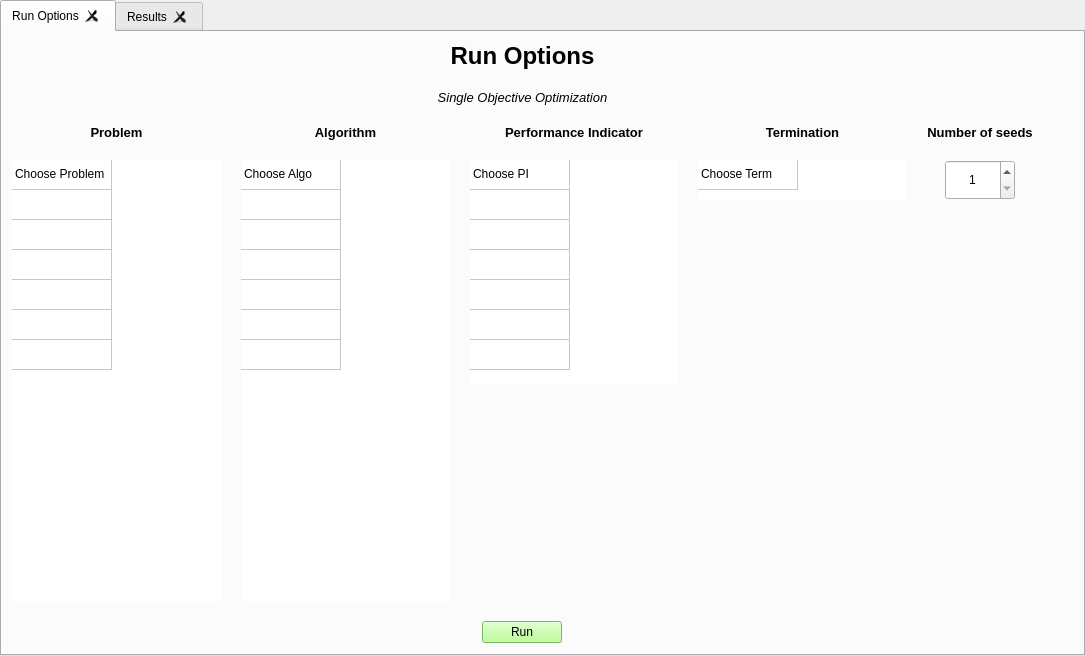
<?xml version="1.0" encoding="UTF-8"?>
<ui version="4.0">
 <class>TabWidget</class>
 <widget class="QTabWidget" name="TabWidget">
  <property name="geometry">
   <rect>
    <x>0</x>
    <y>0</y>
    <width>1085</width>
    <height>656</height>
   </rect>
  </property>
  <property name="windowTitle">
   <string>TabWidget</string>
  </property>
  <property name="currentIndex">
   <number>0</number>
  </property>
  <property name="tabsClosable">
   <bool>true</bool>
  </property>
  <property name="movable">
   <bool>false</bool>
  </property>
  <widget class="QWidget" name="options_tab">
   <attribute name="title">
    <string>Run Options</string>
   </attribute>
   <widget class="QWidget" name="verticalLayoutWidget">
    <property name="geometry">
     <rect>
      <x>10</x>
      <y>10</y>
      <width>1021</width>
      <height>601</height>
     </rect>
    </property>
    <layout class="QVBoxLayout" name="verticalLayout">
     <property name="spacing">
      <number>20</number>
     </property>
     <property name="sizeConstraint">
      <enum>QLayout::SetDefaultConstraint</enum>
     </property>
     <property name="topMargin">
      <number>0</number>
     </property>
     <property name="bottomMargin">
      <number>0</number>
     </property>
     <item>
      <widget class="QLabel" name="label_6">
       <property name="font">
        <font>
         <pointsize>18</pointsize>
         <weight>75</weight>
         <bold>true</bold>
        </font>
       </property>
       <property name="text">
        <string>&lt;html&gt;&lt;head/&gt;&lt;body&gt;&lt;p align=&quot;center&quot;&gt;Run Options&lt;/p&gt;&lt;/body&gt;&lt;/html&gt;</string>
       </property>
       <property name="textFormat">
        <enum>Qt::AutoText</enum>
       </property>
       <property name="scaledContents">
        <bool>false</bool>
       </property>
       <property name="alignment">
        <set>Qt::AlignCenter</set>
       </property>
      </widget>
     </item>
     <item>
      <widget class="QLabel" name="soo_label">
       <property name="font">
        <font>
         <pointsize>18</pointsize>
         <weight>75</weight>
         <bold>true</bold>
        </font>
       </property>
       <property name="text">
        <string>&lt;html&gt;&lt;head/&gt;&lt;body&gt;&lt;p align=&quot;center&quot;&gt;&lt;span style=&quot; font-size:10pt; font-weight:400; font-style:italic;&quot;&gt;Single Objective Optimization&lt;/span&gt;&lt;/p&gt;&lt;/body&gt;&lt;/html&gt;</string>
       </property>
       <property name="textFormat">
        <enum>Qt::AutoText</enum>
       </property>
       <property name="scaledContents">
        <bool>false</bool>
       </property>
       <property name="alignment">
        <set>Qt::AlignCenter</set>
       </property>
      </widget>
     </item>
     <item>
      <layout class="QGridLayout" name="gridLayout_5">
       <item row="1" column="1">
        <widget class="QTableWidget" name="algo_table">
         <property name="layoutDirection">
          <enum>Qt::LeftToRight</enum>
         </property>
         <property name="autoFillBackground">
          <bool>false</bool>
         </property>
         <property name="frameShape">
          <enum>QFrame::NoFrame</enum>
         </property>
         <property name="frameShadow">
          <enum>QFrame::Plain</enum>
         </property>
         <property name="lineWidth">
          <number>0</number>
         </property>
         <property name="midLineWidth">
          <number>0</number>
         </property>
         <property name="verticalScrollBarPolicy">
          <enum>Qt::ScrollBarAsNeeded</enum>
         </property>
         <property name="horizontalScrollBarPolicy">
          <enum>Qt::ScrollBarAsNeeded</enum>
         </property>
         <property name="sizeAdjustPolicy">
          <enum>QAbstractScrollArea::AdjustToContents</enum>
         </property>
         <property name="wordWrap">
          <bool>true</bool>
         </property>
         <attribute name="horizontalHeaderVisible">
          <bool>false</bool>
         </attribute>
         <attribute name="verticalHeaderVisible">
          <bool>false</bool>
         </attribute>
         <row>
          <property name="text">
           <string>0</string>
          </property>
         </row>
         <row>
          <property name="text">
           <string>1</string>
          </property>
         </row>
         <row>
          <property name="text">
           <string>2</string>
          </property>
         </row>
         <row>
          <property name="text">
           <string>3</string>
          </property>
         </row>
         <row>
          <property name="text">
           <string>4</string>
          </property>
         </row>
         <row>
          <property name="text">
           <string>5</string>
          </property>
         </row>
         <row>
          <property name="text">
           <string>6</string>
          </property>
         </row>
         <column>
          <property name="text">
           <string>0</string>
          </property>
         </column>
         <item row="0" column="0">
          <property name="text">
           <string>Choose Algo</string>
          </property>
         </item>
        </widget>
       </item>
       <item row="0" column="4">
        <widget class="QLabel" name="label">
         <property name="font">
          <font>
           <pointsize>10</pointsize>
           <weight>75</weight>
           <bold>true</bold>
          </font>
         </property>
         <property name="text">
          <string>Number of seeds</string>
         </property>
         <property name="alignment">
          <set>Qt::AlignCenter</set>
         </property>
         <property name="wordWrap">
          <bool>true</bool>
         </property>
        </widget>
       </item>
       <item row="0" column="2">
        <widget class="QLabel" name="label_5">
         <property name="font">
          <font>
           <pointsize>10</pointsize>
           <weight>75</weight>
           <bold>true</bold>
          </font>
         </property>
         <property name="text">
          <string>Performance Indicator</string>
         </property>
         <property name="alignment">
          <set>Qt::AlignCenter</set>
         </property>
         <property name="wordWrap">
          <bool>true</bool>
         </property>
        </widget>
       </item>
       <item row="0" column="0">
        <widget class="QLabel" name="label_3">
         <property name="font">
          <font>
           <pointsize>10</pointsize>
           <weight>75</weight>
           <bold>true</bold>
          </font>
         </property>
         <property name="text">
          <string>Problem</string>
         </property>
         <property name="alignment">
          <set>Qt::AlignCenter</set>
         </property>
         <property name="wordWrap">
          <bool>true</bool>
         </property>
        </widget>
       </item>
       <item row="0" column="1">
        <widget class="QLabel" name="label_4">
         <property name="font">
          <font>
           <pointsize>10</pointsize>
           <weight>75</weight>
           <bold>true</bold>
          </font>
         </property>
         <property name="text">
          <string>Algorithm</string>
         </property>
         <property name="alignment">
          <set>Qt::AlignCenter</set>
         </property>
         <property name="wordWrap">
          <bool>true</bool>
         </property>
        </widget>
       </item>
       <item row="0" column="3">
        <widget class="QLabel" name="label_2">
         <property name="font">
          <font>
           <pointsize>10</pointsize>
           <weight>75</weight>
           <bold>true</bold>
          </font>
         </property>
         <property name="text">
          <string>Termination</string>
         </property>
         <property name="alignment">
          <set>Qt::AlignCenter</set>
         </property>
         <property name="wordWrap">
          <bool>true</bool>
         </property>
        </widget>
       </item>
       <item row="1" column="4" alignment="Qt::AlignHCenter|Qt::AlignTop">
        <widget class="QSpinBox" name="n_seeds_SpinBox">
         <property name="sizePolicy">
          <sizepolicy hsizetype="Minimum" vsizetype="Minimum">
           <horstretch>0</horstretch>
           <verstretch>0</verstretch>
          </sizepolicy>
         </property>
         <property name="minimumSize">
          <size>
           <width>70</width>
           <height>40</height>
          </size>
         </property>
         <property name="alignment">
          <set>Qt::AlignCenter</set>
         </property>
         <property name="minimum">
          <number>1</number>
         </property>
        </widget>
       </item>
       <item row="1" column="2" alignment="Qt::AlignTop">
        <widget class="QTableWidget" name="pi_table">
         <property name="sizePolicy">
          <sizepolicy hsizetype="Expanding" vsizetype="Fixed">
           <horstretch>0</horstretch>
           <verstretch>0</verstretch>
          </sizepolicy>
         </property>
         <property name="minimumSize">
          <size>
           <width>0</width>
           <height>200</height>
          </size>
         </property>
         <property name="layoutDirection">
          <enum>Qt::LeftToRight</enum>
         </property>
         <property name="autoFillBackground">
          <bool>false</bool>
         </property>
         <property name="frameShape">
          <enum>QFrame::NoFrame</enum>
         </property>
         <property name="frameShadow">
          <enum>QFrame::Plain</enum>
         </property>
         <property name="lineWidth">
          <number>0</number>
         </property>
         <property name="midLineWidth">
          <number>0</number>
         </property>
         <property name="verticalScrollBarPolicy">
          <enum>Qt::ScrollBarAsNeeded</enum>
         </property>
         <property name="horizontalScrollBarPolicy">
          <enum>Qt::ScrollBarAsNeeded</enum>
         </property>
         <property name="sizeAdjustPolicy">
          <enum>QAbstractScrollArea::AdjustToContents</enum>
         </property>
         <property name="wordWrap">
          <bool>true</bool>
         </property>
         <attribute name="horizontalHeaderVisible">
          <bool>false</bool>
         </attribute>
         <attribute name="verticalHeaderVisible">
          <bool>false</bool>
         </attribute>
         <row>
          <property name="text">
           <string>0</string>
          </property>
         </row>
         <row>
          <property name="text">
           <string>1</string>
          </property>
         </row>
         <row>
          <property name="text">
           <string>2</string>
          </property>
         </row>
         <row>
          <property name="text">
           <string>3</string>
          </property>
         </row>
         <row>
          <property name="text">
           <string>4</string>
          </property>
         </row>
         <row>
          <property name="text">
           <string>5</string>
          </property>
         </row>
         <row>
          <property name="text">
           <string>6</string>
          </property>
         </row>
         <column>
          <property name="text">
           <string>0</string>
          </property>
         </column>
         <item row="0" column="0">
          <property name="text">
           <string>Choose PI</string>
          </property>
         </item>
        </widget>
       </item>
       <item row="1" column="3" alignment="Qt::AlignTop">
        <widget class="QTableWidget" name="term_table">
         <property name="sizePolicy">
          <sizepolicy hsizetype="Expanding" vsizetype="Maximum">
           <horstretch>0</horstretch>
           <verstretch>0</verstretch>
          </sizepolicy>
         </property>
         <property name="maximumSize">
          <size>
           <width>16777215</width>
           <height>40</height>
          </size>
         </property>
         <property name="layoutDirection">
          <enum>Qt::LeftToRight</enum>
         </property>
         <property name="autoFillBackground">
          <bool>false</bool>
         </property>
         <property name="frameShape">
          <enum>QFrame::NoFrame</enum>
         </property>
         <property name="frameShadow">
          <enum>QFrame::Plain</enum>
         </property>
         <property name="lineWidth">
          <number>0</number>
         </property>
         <property name="midLineWidth">
          <number>0</number>
         </property>
         <property name="verticalScrollBarPolicy">
          <enum>Qt::ScrollBarAsNeeded</enum>
         </property>
         <property name="horizontalScrollBarPolicy">
          <enum>Qt::ScrollBarAsNeeded</enum>
         </property>
         <property name="sizeAdjustPolicy">
          <enum>QAbstractScrollArea::AdjustToContents</enum>
         </property>
         <property name="wordWrap">
          <bool>true</bool>
         </property>
         <attribute name="horizontalHeaderVisible">
          <bool>false</bool>
         </attribute>
         <attribute name="verticalHeaderVisible">
          <bool>false</bool>
         </attribute>
         <row>
          <property name="text">
           <string>0</string>
          </property>
         </row>
         <column>
          <property name="text">
           <string>0</string>
          </property>
         </column>
         <item row="0" column="0">
          <property name="text">
           <string>Choose Term</string>
          </property>
         </item>
        </widget>
       </item>
       <item row="1" column="0">
        <widget class="QTableWidget" name="prob_table">
         <property name="layoutDirection">
          <enum>Qt::LeftToRight</enum>
         </property>
         <property name="autoFillBackground">
          <bool>false</bool>
         </property>
         <property name="frameShape">
          <enum>QFrame::NoFrame</enum>
         </property>
         <property name="frameShadow">
          <enum>QFrame::Plain</enum>
         </property>
         <property name="lineWidth">
          <number>0</number>
         </property>
         <property name="midLineWidth">
          <number>0</number>
         </property>
         <property name="verticalScrollBarPolicy">
          <enum>Qt::ScrollBarAsNeeded</enum>
         </property>
         <property name="horizontalScrollBarPolicy">
          <enum>Qt::ScrollBarAlwaysOff</enum>
         </property>
         <property name="sizeAdjustPolicy">
          <enum>QAbstractScrollArea::AdjustToContents</enum>
         </property>
         <property name="wordWrap">
          <bool>true</bool>
         </property>
         <attribute name="horizontalHeaderVisible">
          <bool>false</bool>
         </attribute>
         <attribute name="verticalHeaderVisible">
          <bool>false</bool>
         </attribute>
         <row>
          <property name="text">
           <string>0</string>
          </property>
         </row>
         <row>
          <property name="text">
           <string>1</string>
          </property>
         </row>
         <row>
          <property name="text">
           <string>2</string>
          </property>
         </row>
         <row>
          <property name="text">
           <string>3</string>
          </property>
         </row>
         <row>
          <property name="text">
           <string>4</string>
          </property>
         </row>
         <row>
          <property name="text">
           <string>5</string>
          </property>
         </row>
         <row>
          <property name="text">
           <string>6</string>
          </property>
         </row>
         <column>
          <property name="text">
           <string>0</string>
          </property>
         </column>
         <item row="0" column="0">
          <property name="text">
           <string>Choose Problem</string>
          </property>
         </item>
        </widget>
       </item>
      </layout>
     </item>
     <item alignment="Qt::AlignHCenter">
      <widget class="QPushButton" name="run_button">
       <property name="sizePolicy">
        <sizepolicy hsizetype="Maximum" vsizetype="Maximum">
         <horstretch>0</horstretch>
         <verstretch>0</verstretch>
        </sizepolicy>
       </property>
       <property name="maximumSize">
        <size>
         <width>200</width>
         <height>60</height>
        </size>
       </property>
       <property name="palette">
        <palette>
         <active>
          <colorrole role="WindowText">
           <brush brushstyle="SolidPattern">
            <color alpha="255">
             <red>0</red>
             <green>0</green>
             <blue>0</blue>
            </color>
           </brush>
          </colorrole>
          <colorrole role="Button">
           <brush brushstyle="SolidPattern">
            <color alpha="255">
             <red>170</red>
             <green>255</green>
             <blue>127</blue>
            </color>
           </brush>
          </colorrole>
          <colorrole role="Light">
           <brush brushstyle="SolidPattern">
            <color alpha="255">
             <red>255</red>
             <green>255</green>
             <blue>255</blue>
            </color>
           </brush>
          </colorrole>
          <colorrole role="Midlight">
           <brush brushstyle="SolidPattern">
            <color alpha="255">
             <red>212</red>
             <green>255</green>
             <blue>191</blue>
            </color>
           </brush>
          </colorrole>
          <colorrole role="Dark">
           <brush brushstyle="SolidPattern">
            <color alpha="255">
             <red>85</red>
             <green>127</green>
             <blue>63</blue>
            </color>
           </brush>
          </colorrole>
          <colorrole role="Mid">
           <brush brushstyle="SolidPattern">
            <color alpha="255">
             <red>113</red>
             <green>170</green>
             <blue>84</blue>
            </color>
           </brush>
          </colorrole>
          <colorrole role="Text">
           <brush brushstyle="SolidPattern">
            <color alpha="255">
             <red>0</red>
             <green>0</green>
             <blue>0</blue>
            </color>
           </brush>
          </colorrole>
          <colorrole role="BrightText">
           <brush brushstyle="SolidPattern">
            <color alpha="255">
             <red>255</red>
             <green>255</green>
             <blue>255</blue>
            </color>
           </brush>
          </colorrole>
          <colorrole role="ButtonText">
           <brush brushstyle="SolidPattern">
            <color alpha="255">
             <red>0</red>
             <green>0</green>
             <blue>0</blue>
            </color>
           </brush>
          </colorrole>
          <colorrole role="Base">
           <brush brushstyle="SolidPattern">
            <color alpha="255">
             <red>255</red>
             <green>255</green>
             <blue>255</blue>
            </color>
           </brush>
          </colorrole>
          <colorrole role="Window">
           <brush brushstyle="SolidPattern">
            <color alpha="255">
             <red>170</red>
             <green>255</green>
             <blue>127</blue>
            </color>
           </brush>
          </colorrole>
          <colorrole role="Shadow">
           <brush brushstyle="SolidPattern">
            <color alpha="255">
             <red>0</red>
             <green>0</green>
             <blue>0</blue>
            </color>
           </brush>
          </colorrole>
          <colorrole role="AlternateBase">
           <brush brushstyle="SolidPattern">
            <color alpha="255">
             <red>212</red>
             <green>255</green>
             <blue>191</blue>
            </color>
           </brush>
          </colorrole>
          <colorrole role="ToolTipBase">
           <brush brushstyle="SolidPattern">
            <color alpha="255">
             <red>255</red>
             <green>255</green>
             <blue>220</blue>
            </color>
           </brush>
          </colorrole>
          <colorrole role="ToolTipText">
           <brush brushstyle="SolidPattern">
            <color alpha="255">
             <red>0</red>
             <green>0</green>
             <blue>0</blue>
            </color>
           </brush>
          </colorrole>
         </active>
         <inactive>
          <colorrole role="WindowText">
           <brush brushstyle="SolidPattern">
            <color alpha="255">
             <red>0</red>
             <green>0</green>
             <blue>0</blue>
            </color>
           </brush>
          </colorrole>
          <colorrole role="Button">
           <brush brushstyle="SolidPattern">
            <color alpha="255">
             <red>170</red>
             <green>255</green>
             <blue>127</blue>
            </color>
           </brush>
          </colorrole>
          <colorrole role="Light">
           <brush brushstyle="SolidPattern">
            <color alpha="255">
             <red>255</red>
             <green>255</green>
             <blue>255</blue>
            </color>
           </brush>
          </colorrole>
          <colorrole role="Midlight">
           <brush brushstyle="SolidPattern">
            <color alpha="255">
             <red>212</red>
             <green>255</green>
             <blue>191</blue>
            </color>
           </brush>
          </colorrole>
          <colorrole role="Dark">
           <brush brushstyle="SolidPattern">
            <color alpha="255">
             <red>85</red>
             <green>127</green>
             <blue>63</blue>
            </color>
           </brush>
          </colorrole>
          <colorrole role="Mid">
           <brush brushstyle="SolidPattern">
            <color alpha="255">
             <red>113</red>
             <green>170</green>
             <blue>84</blue>
            </color>
           </brush>
          </colorrole>
          <colorrole role="Text">
           <brush brushstyle="SolidPattern">
            <color alpha="255">
             <red>0</red>
             <green>0</green>
             <blue>0</blue>
            </color>
           </brush>
          </colorrole>
          <colorrole role="BrightText">
           <brush brushstyle="SolidPattern">
            <color alpha="255">
             <red>255</red>
             <green>255</green>
             <blue>255</blue>
            </color>
           </brush>
          </colorrole>
          <colorrole role="ButtonText">
           <brush brushstyle="SolidPattern">
            <color alpha="255">
             <red>0</red>
             <green>0</green>
             <blue>0</blue>
            </color>
           </brush>
          </colorrole>
          <colorrole role="Base">
           <brush brushstyle="SolidPattern">
            <color alpha="255">
             <red>255</red>
             <green>255</green>
             <blue>255</blue>
            </color>
           </brush>
          </colorrole>
          <colorrole role="Window">
           <brush brushstyle="SolidPattern">
            <color alpha="255">
             <red>170</red>
             <green>255</green>
             <blue>127</blue>
            </color>
           </brush>
          </colorrole>
          <colorrole role="Shadow">
           <brush brushstyle="SolidPattern">
            <color alpha="255">
             <red>0</red>
             <green>0</green>
             <blue>0</blue>
            </color>
           </brush>
          </colorrole>
          <colorrole role="AlternateBase">
           <brush brushstyle="SolidPattern">
            <color alpha="255">
             <red>212</red>
             <green>255</green>
             <blue>191</blue>
            </color>
           </brush>
          </colorrole>
          <colorrole role="ToolTipBase">
           <brush brushstyle="SolidPattern">
            <color alpha="255">
             <red>255</red>
             <green>255</green>
             <blue>220</blue>
            </color>
           </brush>
          </colorrole>
          <colorrole role="ToolTipText">
           <brush brushstyle="SolidPattern">
            <color alpha="255">
             <red>0</red>
             <green>0</green>
             <blue>0</blue>
            </color>
           </brush>
          </colorrole>
         </inactive>
         <disabled>
          <colorrole role="WindowText">
           <brush brushstyle="SolidPattern">
            <color alpha="255">
             <red>85</red>
             <green>127</green>
             <blue>63</blue>
            </color>
           </brush>
          </colorrole>
          <colorrole role="Button">
           <brush brushstyle="SolidPattern">
            <color alpha="255">
             <red>170</red>
             <green>255</green>
             <blue>127</blue>
            </color>
           </brush>
          </colorrole>
          <colorrole role="Light">
           <brush brushstyle="SolidPattern">
            <color alpha="255">
             <red>255</red>
             <green>255</green>
             <blue>255</blue>
            </color>
           </brush>
          </colorrole>
          <colorrole role="Midlight">
           <brush brushstyle="SolidPattern">
            <color alpha="255">
             <red>212</red>
             <green>255</green>
             <blue>191</blue>
            </color>
           </brush>
          </colorrole>
          <colorrole role="Dark">
           <brush brushstyle="SolidPattern">
            <color alpha="255">
             <red>85</red>
             <green>127</green>
             <blue>63</blue>
            </color>
           </brush>
          </colorrole>
          <colorrole role="Mid">
           <brush brushstyle="SolidPattern">
            <color alpha="255">
             <red>113</red>
             <green>170</green>
             <blue>84</blue>
            </color>
           </brush>
          </colorrole>
          <colorrole role="Text">
           <brush brushstyle="SolidPattern">
            <color alpha="255">
             <red>85</red>
             <green>127</green>
             <blue>63</blue>
            </color>
           </brush>
          </colorrole>
          <colorrole role="BrightText">
           <brush brushstyle="SolidPattern">
            <color alpha="255">
             <red>255</red>
             <green>255</green>
             <blue>255</blue>
            </color>
           </brush>
          </colorrole>
          <colorrole role="ButtonText">
           <brush brushstyle="SolidPattern">
            <color alpha="255">
             <red>85</red>
             <green>127</green>
             <blue>63</blue>
            </color>
           </brush>
          </colorrole>
          <colorrole role="Base">
           <brush brushstyle="SolidPattern">
            <color alpha="255">
             <red>170</red>
             <green>255</green>
             <blue>127</blue>
            </color>
           </brush>
          </colorrole>
          <colorrole role="Window">
           <brush brushstyle="SolidPattern">
            <color alpha="255">
             <red>170</red>
             <green>255</green>
             <blue>127</blue>
            </color>
           </brush>
          </colorrole>
          <colorrole role="Shadow">
           <brush brushstyle="SolidPattern">
            <color alpha="255">
             <red>0</red>
             <green>0</green>
             <blue>0</blue>
            </color>
           </brush>
          </colorrole>
          <colorrole role="AlternateBase">
           <brush brushstyle="SolidPattern">
            <color alpha="255">
             <red>170</red>
             <green>255</green>
             <blue>127</blue>
            </color>
           </brush>
          </colorrole>
          <colorrole role="ToolTipBase">
           <brush brushstyle="SolidPattern">
            <color alpha="255">
             <red>255</red>
             <green>255</green>
             <blue>220</blue>
            </color>
           </brush>
          </colorrole>
          <colorrole role="ToolTipText">
           <brush brushstyle="SolidPattern">
            <color alpha="255">
             <red>0</red>
             <green>0</green>
             <blue>0</blue>
            </color>
           </brush>
          </colorrole>
         </disabled>
        </palette>
       </property>
       <property name="text">
        <string>Run</string>
       </property>
      </widget>
     </item>
    </layout>
   </widget>
  </widget>
  <widget class="QWidget" name="results_tab">
   <attribute name="title">
    <string>Results</string>
   </attribute>
   <widget class="QWidget" name="verticalLayoutWidget_2">
    <property name="geometry">
     <rect>
      <x>20</x>
      <y>10</y>
      <width>1041</width>
      <height>691</height>
     </rect>
    </property>
    <layout class="QVBoxLayout" name="results_layout">
     <property name="spacing">
      <number>5</number>
     </property>
     <property name="sizeConstraint">
      <enum>QLayout::SetDefaultConstraint</enum>
     </property>
     <property name="topMargin">
      <number>0</number>
     </property>
     <item>
      <layout class="QHBoxLayout" name="horizontalLayout">
       <property name="spacing">
        <number>51</number>
       </property>
       <item>
        <spacer name="horizontalSpacer">
         <property name="orientation">
          <enum>Qt::Horizontal</enum>
         </property>
         <property name="sizeHint" stdset="0">
          <size>
           <width>40</width>
           <height>20</height>
          </size>
         </property>
        </spacer>
       </item>
       <item>
        <widget class="QLabel" name="label_7">
         <property name="text">
          <string>&lt;html&gt;&lt;head/&gt;&lt;body&gt;&lt;p&gt;&lt;span style=&quot; font-size:14pt; font-weight:600;&quot;&gt;Your Run Results will appear here&lt;/span&gt;&lt;/p&gt;&lt;/body&gt;&lt;/html&gt;</string>
         </property>
        </widget>
       </item>
       <item>
        <widget class="QPushButton" name="open_button">
         <property name="enabled">
          <bool>true</bool>
         </property>
         <property name="text">
          <string>Open All</string>
         </property>
        </widget>
       </item>
       <item>
        <widget class="QPushButton" name="save_button">
         <property name="enabled">
          <bool>true</bool>
         </property>
         <property name="text">
          <string>Save All</string>
         </property>
        </widget>
       </item>
       <item>
        <widget class="QPushButton" name="erase_button">
         <property name="text">
          <string>Erase All</string>
         </property>
        </widget>
       </item>
       <item>
        <spacer name="horizontalSpacer_2">
         <property name="orientation">
          <enum>Qt::Horizontal</enum>
         </property>
         <property name="sizeHint" stdset="0">
          <size>
           <width>40</width>
           <height>20</height>
          </size>
         </property>
        </spacer>
       </item>
      </layout>
     </item>
     <item>
      <widget class="Line" name="line">
       <property name="orientation">
        <enum>Qt::Horizontal</enum>
       </property>
      </widget>
     </item>
     <item>
      <spacer name="verticalSpacer">
       <property name="orientation">
        <enum>Qt::Vertical</enum>
       </property>
       <property name="sizeHint" stdset="0">
        <size>
         <width>20</width>
         <height>40</height>
        </size>
       </property>
      </spacer>
     </item>
    </layout>
   </widget>
  </widget>
 </widget>
 <resources/>
 <connections/>
</ui>
